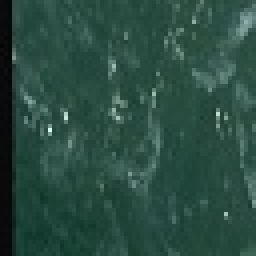
#> input picture data/test/CBSD68_patches/original/1000.jpg, 64 x 64 px, given as the content of the folder eep CNN denoiser prior for image restoration/data/test/set3c, which was not available (shown 4 times larger)
$ python process_raw_images.py
#> lines starting #> are read from the running program, lines starting #| are printed output that depends on the picture; pictures that were not available may be replaced by others from this repository, and a replacement may not be noted
import cv2
import glob
import numpy as np

"""
This file is used to process the raw images and form the dataset we need. All the raw images will be
resized to 256x256 and cropped into four none-overlap patches of size 64x64
"""


def process_raw_images(img_paths, output_path,noise_level = 0):
#> called with output_path = '//data/test/set3c_patches', noise_level = 0
    counter = 0
    for img_path in img_paths:
        img_list = glob.glob(img_path)
        for img_p in img_list:
            img = cv2.imread(img_p).astype(np.int64)

            np.random.seed(0)
            img_noised = img + np.random.normal(0, noise_level, img.shape)
            img_noised[img_noised > 255] = 255
            img_noised[img_noised < 0] = 0

            img = cv2.resize(img.astype(np.uint8), (256, 256))
#> img: shape (256, 256, 3)
            img_noised = cv2.resize(img_noised.astype(np.uint8), (256, 256))
            cv2.imwrite(output_path + '/original/{c}.jpg'.format(c=counter), img[0:64, 0:64])
            cv2.imwrite(output_path + '/noised/{c}.jpg'.format(c=counter), img_noised[0:64, 0:64])
            counter += 1
            cv2.imwrite(output_path + '/original/{c}.jpg'.format(c=counter), img[0:64, 64:128])
            cv2.imwrite(output_path + '/noised/{c}.jpg'.format(c=counter), img_noised[0:64, 64:128])
            counter += 1
            cv2.imwrite(output_path + '/original/{c}.jpg'.format(c=counter), img[0:64, 128:192])
            cv2.imwrite(output_path + '/noised/{c}.jpg'.format(c=counter), img_noised[0:64, 128:192])
            counter += 1
            cv2.imwrite(output_path + '/original/{c}.jpg'.format(c=counter), img[0:64, 192:])
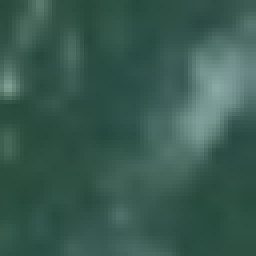
#> saved as 3.jpg: shape (64, 64, 3) (shown 4 times larger); mean B, G, R 80.3, 90.7, 57
            cv2.imwrite(output_path + '/noised/{c}.jpg'.format(c=counter), img_noised[0:64, 192:])
            counter += 1
            cv2.imwrite(output_path + '/original/{c}.jpg'.format(c=counter), img[64:128, 0:64])
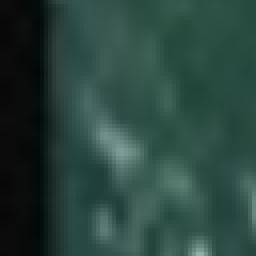
#> saved as 4.jpg: shape (64, 64, 3) (shown 4 times larger); mean B, G, R 61.3, 68.5, 41.5
            cv2.imwrite(output_path + '/noised/{c}.jpg'.format(c=counter), img_noised[64:128, 0:64])
            counter += 1
            cv2.imwrite(output_path + '/original/{c}.jpg'.format(c=counter), img[64:128, 64:128])
            cv2.imwrite(output_path + '/noised/{c}.jpg'.format(c=counter), img_noised[64:128, 64:128])
            counter += 1
            cv2.imwrite(output_path + '/original/{c}.jpg'.format(c=counter), img[64:128, 128:192])
            cv2.imwrite(output_path + '/noised/{c}.jpg'.format(c=counter), img_noised[64:128, 128:192])
            counter += 1
            cv2.imwrite(output_path + '/original/{c}.jpg'.format(c=counter), img[64:128, 192:])
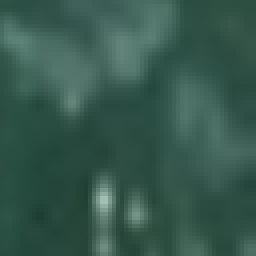
#> saved as 7.jpg: shape (64, 64, 3) (shown 4 times larger); mean B, G, R 77.3, 88.4, 54.1
            cv2.imwrite(output_path + '/noised/{c}.jpg'.format(c=counter), img_noised[64:128, 192:])
            counter += 1
            cv2.imwrite(output_path + '/original/{c}.jpg'.format(c=counter), img[128:192, 0:64])
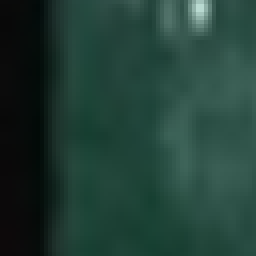
#> saved as 8.jpg: shape (64, 64, 3) (shown 4 times larger); mean B, G, R 53.6, 62.2, 33.4
            cv2.imwrite(output_path + '/noised/{c}.jpg'.format(c=counter), img_noised[128:192, 0:64])
            counter += 1
            cv2.imwrite(output_path + '/original/{c}.jpg'.format(c=counter), img[128:192, 64:128])
            cv2.imwrite(output_path + '/noised/{c}.jpg'.format(c=counter), img_noised[128:192, 64:128])
            counter += 1
            cv2.imwrite(output_path + '/original/{c}.jpg'.format(c=counter), img[128:192, 128:192])
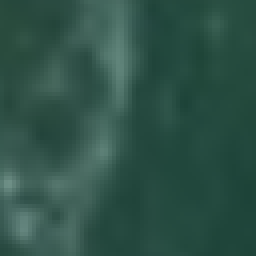
#> saved as 10.jpg: shape (64, 64, 3) (shown 4 times larger); mean B, G, R 71.6, 82, 46.4
            cv2.imwrite(output_path + '/noised/{c}.jpg'.format(c=counter), img_noised[128:192, 128:192])
            counter += 1
            cv2.imwrite(output_path + '/original/{c}.jpg'.format(c=counter), img[128:192, 192:])
            cv2.imwrite(output_path + '/noised/{c}.jpg'.format(c=counter), img_noised[128:192, 192:])
            counter += 1
            cv2.imwrite(output_path + '/original/{c}.jpg'.format(c=counter), img[192:, 0:64])
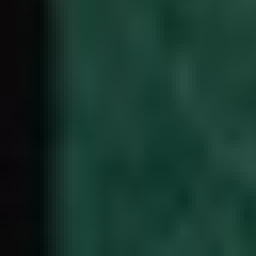
#> saved as 12.jpg: shape (64, 64, 3) (shown 4 times larger); mean B, G, R 44, 52.8, 22.3
            cv2.imwrite(output_path + '/noised/{c}.jpg'.format(c=counter), img_noised[192:, 0:64])
            counter += 1
            cv2.imwrite(output_path + '/original/{c}.jpg'.format(c=counter), img[192:, 64:128])
            cv2.imwrite(output_path + '/noised/{c}.jpg'.format(c=counter), img_noised[192:, 64:128])
            counter += 1
            cv2.imwrite(output_path + '/original/{c}.jpg'.format(c=counter), img[192:, 128:192])
            cv2.imwrite(output_path + '/noised/{c}.jpg'.format(c=counter), img_noised[192:, 128:192])
            counter += 1
            cv2.imwrite(output_path + '/original/{c}.jpg'.format(c=counter), img[192:, 192:])
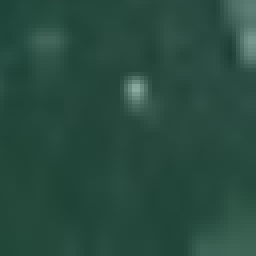
#> saved as 15.jpg: shape (64, 64, 3) (shown 4 times larger); mean B, G, R 63.8, 75.5, 40.4
            cv2.imwrite(output_path + '/noised/{c}.jpg'.format(c=counter), img_noised[192:, 192:])
            counter += 1


if __name__ == '__main__':
    # img_paths = ['C:/Users/Administrator/Desktop/adcv/Learning deep CNN denoiser prior for image restoration/raw_data/BSD/*',
    #              'C:/Users/Administrator/Desktop/adcv/Learning deep CNN denoiser prior for image restoration/raw_data/ImageNet/*',
    #              'C:/Users/Administrator/Desktop/adcv/Learning deep CNN denoiser prior for image restoration/raw_data/Waterloo/*'
    #              ]
    # out_put_path = 'C:/Users/Administrator/Desktop/adcv/Learning deep CNN denoiser prior for image restoration/data/train'
    img_paths = ['C:/Users/Administrator/Desktop/adcv/Learning deep CNN denoiser prior for image restoration/data/test/set3c/*'
                 ]
    out_put_path = '//data/test/set3c_patches'
    process_raw_images(img_paths, out_put_path)

$ run again, on data/test/CBSD68_patches/original/1069.jpg
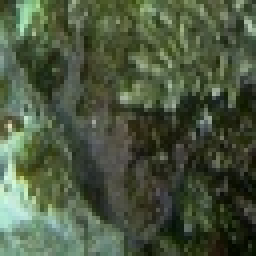
#> input picture data/test/CBSD68_patches/original/1069.jpg, 64 x 64 px, given as the content of the folder eep CNN denoiser prior for image restoration/data/test/set3c, which was not available (shown 4 times larger)
#> in process_raw_images, `cv2.imwrite(output_path + '/original/{c}.jpg'.format(c=counter), img[1..`:
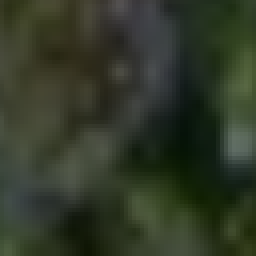
#> saved as 14.jpg: shape (64, 64, 3) (shown 4 times larger); mean B, G, R 39.9, 56.4, 48.8
#> in process_raw_images, `cv2.imwrite(output_path + '/original/{c}.jpg'.format(c=counter), img[1..`:
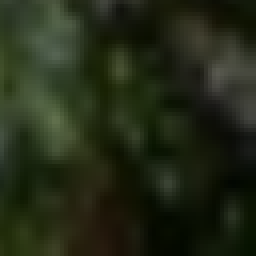
#> saved as 15.jpg: shape (64, 64, 3) (shown 4 times larger); mean B, G, R 22.5, 41.4, 34.8

$ run again, on data/test/CBSD68_patches/original/1071.jpg
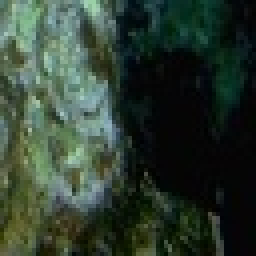
#> input picture data/test/CBSD68_patches/original/1071.jpg, 64 x 64 px, given as the content of the folder eep CNN denoiser prior for image restoration/data/test/set3c, which was not available (shown 4 times larger)
#> in process_raw_images, `cv2.imwrite(output_path + '/original/{c}.jpg'.format(c=counter), img[1..`:
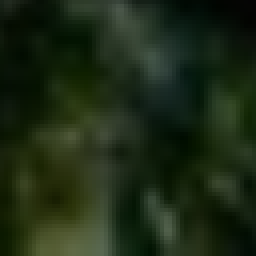
#> saved as 14.jpg: shape (64, 64, 3) (shown 4 times larger); mean B, G, R 20.7, 41.5, 28.3
#> in process_raw_images, `cv2.imwrite(output_path + '/original/{c}.jpg'.format(c=counter), img[1..`:
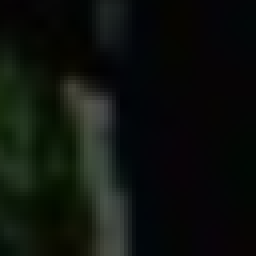
#> saved as 15.jpg: shape (64, 64, 3) (shown 4 times larger); mean B, G, R 12.6, 17.1, 13.1

$ run again, on data/test/CBSD68_patches/original/115.jpg
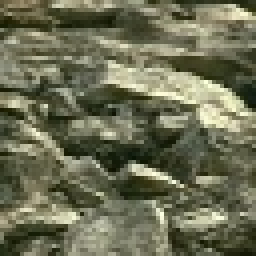
#> input picture data/test/CBSD68_patches/original/115.jpg, 64 x 64 px, given as the content of the folder eep CNN denoiser prior for image restoration/data/test/set3c, which was not available (shown 4 times larger)
#> in process_raw_images, `cv2.imwrite(output_path + '/original/{c}.jpg'.format(c=counter), img[1..`:
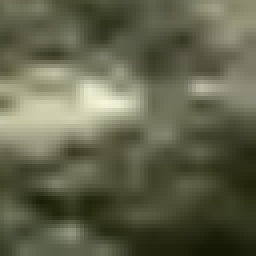
#> saved as 15.jpg: shape (64, 64, 3) (shown 4 times larger); mean B, G, R 75.3, 99.2, 97.2
